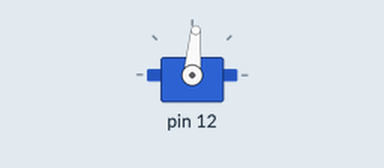
A sketch run on a simulated Arduino Uno, built with avr-gcc and run on an emulated ATmega328P. On the bench: servo. What the sketch prints to the serial monitor is not drawn.

Above: at 0.1 s.
At 0.8 s:
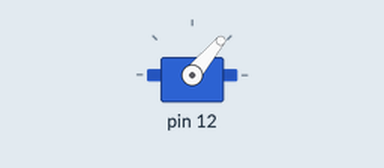
Timing chart, 0 to 2.3 s (numbered marks = the images above):
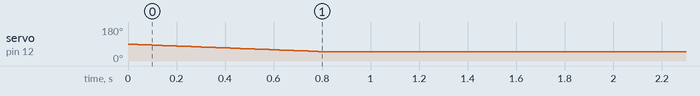

The sketch:

Pitch.ino
```cpp
#include <Pitch.h>

Pitch* mypitch;

void setup()
{
    mypitch = new Pitch();
    mypitch->home_assembly();
    Serial.begin(9600);
}

void loop()
{
  if(!(mypitch->move_to_location(50)))
  {
    Serial.println("Unable to Move to Location 60 deg");
  }
  Serial.print("\nCurrent Location = ");
  Serial.println(mypitch->get_current_location());
}
```

Measured:
- by itself, servo on pin 12: moves from 89° to 50° over 0.76 s
